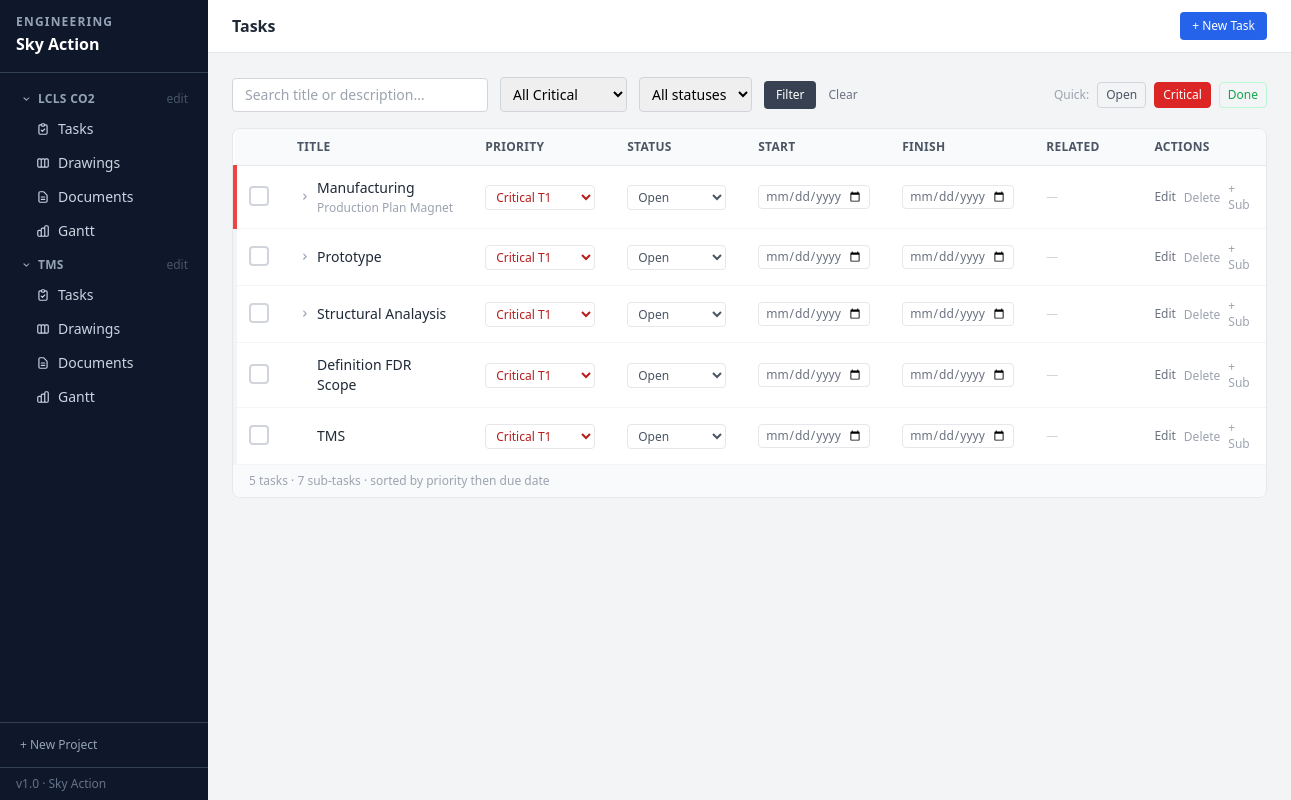
/tasks?priority=Critical, run on an earlier commit of the app's database.
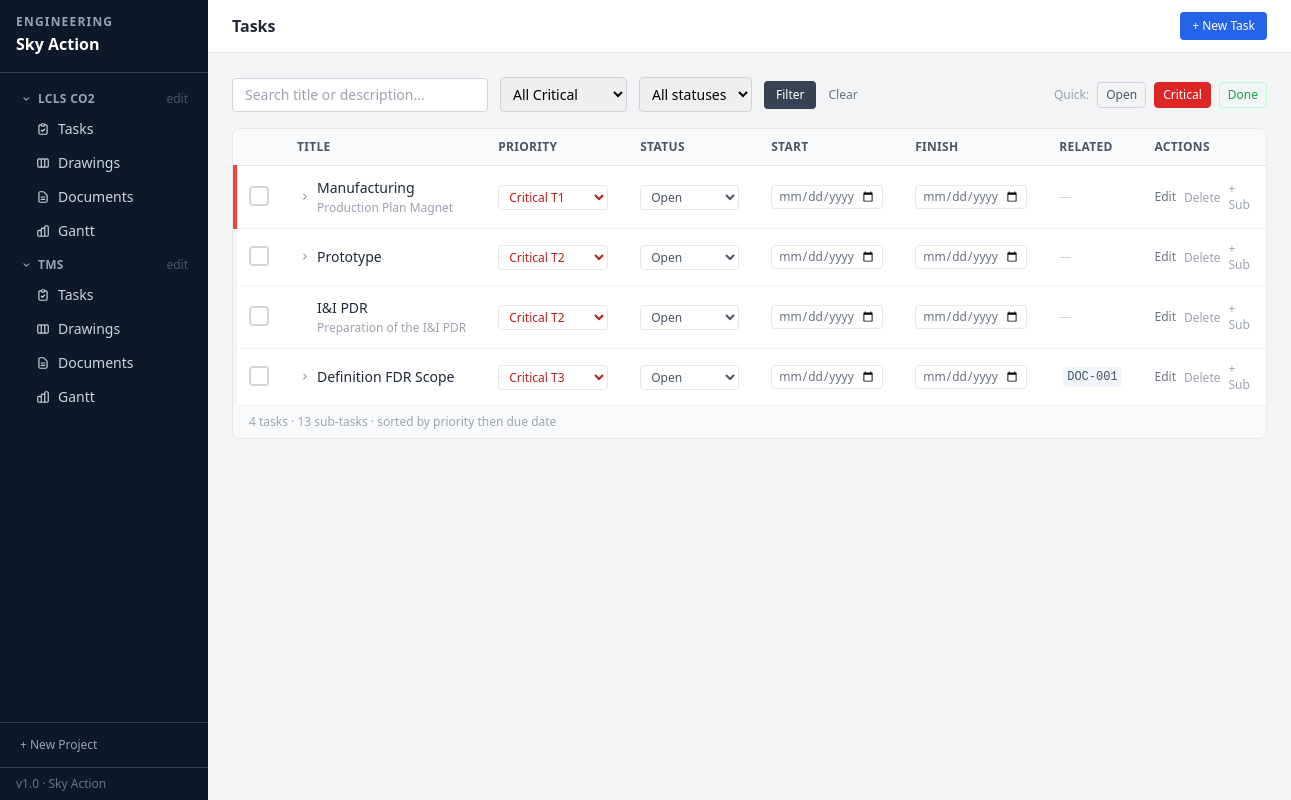
And on a later commit of the database.
### tables this page shows
CREATE TABLE projects (
    id          INTEGER PRIMARY KEY AUTOINCREMENT,
    name        TEXT NOT NULL,
    description TEXT DEFAULT '',
    status      TEXT NOT NULL DEFAULT 'Active',
    created_at  TEXT NOT NULL DEFAULT (datetime('now','localtime')),
    updated_at  TEXT NOT NULL DEFAULT (datetime('now','localtime'))
);

CREATE TABLE tasks (
    id          INTEGER PRIMARY KEY AUTOINCREMENT,
    title       TEXT NOT NULL,
    description TEXT DEFAULT '',
    priority    TEXT NOT NULL DEFAULT 'Medium',
    status      TEXT NOT NULL DEFAULT 'Open',
    due_date    TEXT,
    drawing_id  INTEGER REFERENCES drawings(id) ON DELETE SET NULL,
    document_id INTEGER REFERENCES documents(id) ON DELETE SET NULL,
    created_at  TEXT NOT NULL DEFAULT (datetime('now','localtime')),
    updated_at  TEXT NOT NULL DEFAULT (datetime('now','localtime'))
, parent_id INTEGER REFERENCES tasks(id) ON DELETE CASCADE, project_id INTEGER REFERENCES projects(id) ON DELETE SET NULL);

CREATE TABLE documents (
    id          INTEGER PRIMARY KEY AUTOINCREMENT,
    number      TEXT UNIQUE NOT NULL,
    title       TEXT NOT NULL,
    doc_type    TEXT NOT NULL DEFAULT 'Technical Note',
    revision    TEXT NOT NULL DEFAULT 'A',
    status      TEXT NOT NULL DEFAULT 'Draft',
    description TEXT DEFAULT '',
    filename    TEXT,
    orig_name   TEXT,
    created_at  TEXT NOT NULL DEFAULT (datetime('now','localtime')),
    updated_at  TEXT NOT NULL DEFAULT (datetime('now','localtime'))
, project_id INTEGER REFERENCES projects(id) ON DELETE SET NULL);

### app.py (the view)
@app.route('/tasks')
def tasks():
    db = get_db()
    q       = request.args.get('q', '').strip()
    pf      = request.args.get('priority', '')
    sf      = request.args.get('status', '')
    pj_name = request.args.get('project_name', '')
    sql = ("SELECT t.*, d.number dwg_no, d.title dwg_title, "
           "doc.number doc_no, doc.title doc_title "
           "FROM tasks t "
           "LEFT JOIN drawings d ON t.drawing_id=d.id "
           "LEFT JOIN documents doc ON t.document_id=doc.id "
           "WHERE t.parent_id IS NULL")
    params, where = [], []
    if pj_name:
        pj_row = db.execute("SELECT id FROM projects WHERE name=?", (pj_name,)).fetchone()
        if pj_row:
            where.append("t.project_id=?"); params.append(pj_row[0])
    if q:
        where.append("(t.title LIKE ? OR t.description LIKE ?)")
        params += [f'%{q}%'] * 2
    if pf:
        if pf in ('Critical', 'High', 'Medium', 'Low'):
            where.append("t.priority LIKE ?"); params.append(f'{pf}%')
        else:
            where.append("t.priority=?"); params.append(pf)
    if sf:
        where.append("t.status=?"); params.append(sf)
    if where:
        sql += " AND " + " AND ".join(where)
    sql += f" ORDER BY {PRI_SORT}, CASE WHEN t.finish_date IS NULL THEN 1 ELSE 0 END, t.finish_date, t.id"
    rows = db.execute(sql, params).fetchall()
    sub_rows = db.execute(
        "SELECT t.*, d.number dwg_no, doc.number doc_no "
        "FROM tasks t "
        "LEFT JOIN drawings d ON t.drawing_id=d.id "
        "LEFT JOIN documents doc ON t.document_id=doc.id "
        f"WHERE t.parent_id IS NOT NULL "
        f"ORDER BY {PRI_SORT}, CASE WHEN t.finish_date IS NULL THEN 1 ELSE 0 END, t.finish_date, t.id"
    ).fetchall()
    from collections import defaultdict
    subtask_map = defaultdict(list)
    for s in sub_rows:
        subtask_map[s['parent_id']].append(s)
    return render_template('tasks.html', tasks=rows, subtask_map=subtask_map,
                           q=q, priority_filter=pf, status_filter=sf, project_filter=pj_name)

### app.py (called while the page is built)
def get_db():
    if 'db' not in g:
        g.db = sqlite3.connect(str(DB_PATH))
        g.db.row_factory = sqlite3.Row
        g.db.execute("PRAGMA foreign_keys = ON")
    return g.db

@app.context_processor
def inject_globals():
    from datetime import date
    projects = get_db().execute("SELECT * FROM projects ORDER BY name").fetchall()
    return {'now': date.today().isoformat(), 'all_projects': projects}

### templates/tasks.html (shortened to what the changed rows need)
{% extends "base.html" %}
{% block header %}Tasks{% endblock %}
{% block content %}
<div class="bg-white rounded-lg border border-gray-200 overflow-hidden">
  {% if tasks %}
  <table class="w-full text-sm">
    <thead>
      <tr class="bg-gray-50 border-b border-gray-200 text-left">
        <th class="px-4 py-2.5 font-semibold text-gray-600 text-xs uppercase tracking-wide w-8"></th>
        <th class="px-4 py-2.5 font-semibold text-gray-600 text-xs uppercase tracking-wide">Title</th>
        <th class="px-4 py-2.5 font-semibold text-gray-600 text-xs uppercase tracking-wide w-32">Priority</th>
        <th class="px-4 py-2.5 font-semibold text-gray-600 text-xs uppercase tracking-wide w-24">Status</th>
        <th class="px-4 py-2.5 font-semibold text-gray-600 text-xs uppercase tracking-wide w-28">Start</th>
        <th class="px-4 py-2.5 font-semibold text-gray-600 text-xs uppercase tracking-wide w-28">Finish</th>
        <th class="px-4 py-2.5 font-semibold text-gray-600 text-xs uppercase tracking-wide w-36">Related</th>
        <th class="px-4 py-2.5 font-semibold text-gray-600 text-xs uppercase tracking-wide w-32">Actions</th>
      </tr>
    </thead>
    <tbody class="divide-y divide-gray-100">
      {% for t in tasks %}
      <tr class="hover:bg-gray-50 transition-colors
                 border-l-4
                 {% if t.status == 'Done' %}opacity-60 border-gray-100
                 {% elif 'Critical' in t.priority %}border-red-500
                 {% elif 'High' in t.priority %}border-orange-400
                 {% elif 'Medium' in t.priority %}border-yellow-400
                 {% else %}border-gray-200{% endif %}">
        <td class="px-3 py-3">
          <form action="{{ url_for('task_status', id=t.id) }}" method="post">
            {% if t.status == 'Done' %}
              <input type="hidden" name="status" value="Open">
              <button type="submit" title="Reopen task"
                      class="w-5 h-5 bg-green-500 border-2 border-green-500 rounded flex items-center justify-center text-white hover:bg-green-600">
                <svg class="w-3 h-3" fill="currentColor" viewBox="0 0 20 20">
                  <path fill-rule="evenodd" d="M16.707 5.293a1 1 0 010 1.414l-8 8a1 1 0 01-1.414 0l-4-4a1 1 0 011.414-1.414L8 12.586l7.293-7.293a1 1 0 011.414 0z" clip-rule="evenodd"/>
                </svg>
              </button>
            {% else %}
              <button type="submit" title="Mark done"
                      class="w-5 h-5 border-2 border-gray-300 rounded hover:border-green-400 hover:bg-green-50 transition-colors">
              </button>
            {% endif %}
          </form>
        </td>
        <td class="px-4 py-3">
          <div class="flex items-center gap-1">
            {% if subtask_map.get(t.id, []) %}
            <button onclick="toggleSubs({{ t.id }}, this)" data-open="0"
                    class="flex-shrink-0 w-4 h-4 flex items-center justify-center text-gray-400 hover:text-gray-600"
                    title="Expand / collapse sub-tasks">
              <svg class="w-3 h-3" style="transform:rotate(0deg);transition:transform 0.15s" fill="currentColor" viewBox="0 0 20 20">
                <path fill-rule="evenodd" d="M7.293 4.707a1 1 0 011.414 0l4 4a1 1 0 010 1.414l-4 4a1 1 0 01-1.414-1.414L10.586 9 7.293 5.707a1 1 0 010-1.414z" clip-rule="evenodd"/>
              </svg>
            </button>
            {% else %}
            <span class="w-4 flex-shrink-0"></span>
            {% endif %}
            <div>
              <a href="{{ url_for('task_edit', id=t.id) }}"
                 class="font-medium {% if t.status == 'Done' %}text-gray-400 line-through{% else %}text-gray-800 hover:text-blue-600{% endif %}">
                {{ t.title }}
              </a>
              {% if t.description %}
                <div class="text-xs text-gray-400 mt-0.5 truncate max-w-sm">{{ t.description }}</div>
              {% endif %}
            </div>
          </div>
        </td>
        <td class="px-4 py-3">
          <form action="{{ url_for('task_priority', id=t.id) }}" method="post">
            <select name="priority" onchange="this.form.submit()"
                    class="text-xs border border-gray-200 rounded px-1.5 py-0.5 bg-white cursor-pointer
                           {% if 'Critical' in t.priority %}text-red-700
                           {% elif 'High' in t.priority %}text-orange-600
                           {% elif 'Medium' in t.priority %}text-blue-700
                           {% else %}text-gray-500{% endif %}">
              {% for level in ['Critical','High','Medium','Low'] %}
                <optgroup label="{{ level }}">
                  {% for n in ['T1','T2','T3'] %}
                    {% set p = level ~ ' ' ~ n %}
                    <option value="{{ p }}" {% if t.priority == p %}selected{% endif %}>{{ p }}</option>
                  {% endfor %}
                </optgroup>
              {% endfor %}
            </select>
          </form>
        </td>
        <td class="px-4 py-3">
          <form action="{{ url_for('task_status', id=t.id) }}" method="post">
            <select name="status" onchange="this.form.submit()"
                    class="text-xs border border-gray-200 rounded px-1.5 py-0.5 bg-white cursor-pointer
                           {% if t.status == 'Done' %}text-green-700{% elif t.status == 'In Progress' %}text-blue-700{% else %}text-gray-600{% endif %}">
              {% for s in ['Open','In Progress','Done'] %}
                <option value="{{ s }}" {% if t.status == s %}selected{% endif %}>{{ s }}</option>
              {% endfor %}
            </select>
          </form>
        </td>
        <td class="px-4 py-3">
          <input type="date" value="{{ t.start_date or '' }}"
                 class="text-xs text-gray-500 border border-gray-200 rounded px-1.5 py-0.5 bg-white w-28
                        focus:outline-none focus:ring-1 focus:ring-blue-400 cursor-pointer"
                 onchange="patchDate({{ t.id }}, 'start_date', this.value)">
        </td>
        <td class="px-4 py-3">
          <input type="date" value="{{ t.finish_date or '' }}"
                 class="text-xs border border-gray-200 rounded px-1.5 py-0.5 bg-white w-28
                        focus:outline-none focus:ring-1 focus:ring-blue-400 cursor-pointer
                        {% if t.finish_date and t.finish_date < now and t.status != 'Done' %}text-red-600 font-semibold{% else %}text-gray-500{% endif %}"
                 onchange="patchDate({{ t.id }}, 'finish_date', this.value, this)">
        </td>
        <td class="px-4 py-3 text-xs">
          {% if t.doc_no %}
            <a href="{{ url_for('document_edit', id=t.document_id) }}"
               class="inline-flex items-center gap-1 text-slate-600 hover:text-blue-600 ml-1">
              <span class="font-mono bg-slate-100 px-1 py-0.5 rounded">{{ t.doc_no }}</span>
            </a>
          {% endif %}
          {% if not t.dwg_no and not t.doc_no %}
            <span class="text-gray-300">—</span>
          {% endif %}
        </td>
        <td class="px-4 py-3">
          <div class="flex items-center gap-2">
            <a href="{{ url_for('task_edit', id=t.id) }}"
               class="text-xs text-gray-500 hover:text-blue-600 font-medium">Edit</a>
            <form action="{{ url_for('task_delete', id=t.id) }}" method="post"
                  onsubmit="return confirm('Delete this task and its sub-tasks?')">
              <button type="submit" class="text-xs text-gray-400 hover:text-red-600 font-medium">Delete</button>
            </form>
            <a href="{{ url_for('task_new', parent_id=t.id) }}"
               class="text-xs text-gray-400 hover:text-blue-600 font-medium" title="Add sub-task">+ Sub</a>
          </div>
        </td>
      </tr>
      {% endfor %}
    </tbody>
  </table>
  <div class="px-4 py-2 border-t border-gray-100 bg-gray-50 text-xs text-gray-400">
    {% set ns = namespace(sub_n=0) %}{% for t in tasks %}{% set ns.sub_n = ns.sub_n + (subtask_map.get(t.id, []) | length) %}{% endfor %}
    {{ tasks | length }} task{% if tasks | length != 1 %}s{% endif %}{% if ns.sub_n %} · {{ ns.sub_n }} sub-task{% if ns.sub_n != 1 %}s{% endif %}{% endif %}
    · sorted by priority then due date
  </div>
  {% endif %}
</div>
{% endblock %}

### templates/base.html (shortened to what the changed rows need)
<!DOCTYPE html>
<html lang="en">
<head>
  <script src="https://cdn.tailwindcss.com"></script>
</head>
<body class="bg-gray-100 min-h-screen flex text-sm">
  <nav class="w-52 bg-slate-900 text-white flex flex-col min-h-screen flex-shrink-0 fixed top-0 left-0 h-full z-10">
    <ul class="flex-1 p-2 space-y-1 mt-1 overflow-y-auto">
      {% for proj in all_projects %}
      {% set active_proj = request.args.get('project_name') == proj.name %}
      <li>
        <button onclick="toggleProj({{ proj.id }}, this)"
                class="w-full flex items-center gap-1.5 px-3 py-1.5 rounded text-xs font-semibold uppercase tracking-wide transition-colors
                       {% if active_proj %}text-white{% else %}text-slate-400 hover:text-white{% endif %}">
          <svg id="chev-{{ proj.id }}" class="w-3 h-3 flex-shrink-0" style="transform:rotate(90deg);transition:transform 0.15s" fill="currentColor" viewBox="0 0 20 20">
            <path fill-rule="evenodd" d="M7.293 4.707a1 1 0 011.414 0l4 4a1 1 0 010 1.414l-4 4a1 1 0 01-1.414-1.414L10.586 9 7.293 5.707a1 1 0 010-1.414z" clip-rule="evenodd"/>
          </svg>
          {{ proj.name }}
          <a href="{{ url_for('project_edit', id=proj.id) }}"
             onclick="event.stopPropagation()"
             class="ml-auto text-slate-600 hover:text-slate-300 text-xs font-normal normal-case tracking-normal">edit</a>
        </button>
        <ul id="proj-{{ proj.id }}" class="ml-4 space-y-0.5 mb-1">
          <li>
            <a href="{{ url_for('tasks', project_name=proj.name) }}"
               class="flex items-center gap-2 px-3 py-1.5 rounded text-sm font-medium transition-colors
                      {% if 'task' in (request.endpoint or '') and active_proj %}bg-slate-600 text-white{% else %}text-slate-300 hover:bg-slate-700 hover:text-white{% endif %}">
              <svg class="w-3.5 h-3.5 flex-shrink-0" fill="none" stroke="currentColor" viewBox="0 0 24 24">
                <path stroke-linecap="round" stroke-linejoin="round" stroke-width="2" d="M9 5H7a2 2 0 00-2 2v12a2 2 0 002 2h10a2 2 0 002-2V7a2 2 0 00-2-2h-2M9 5a2 2 0 002 2h2a2 2 0 002-2M9 5a2 2 0 012-2h2a2 2 0 012 2m-6 9l2 2 4-4"/>
              </svg>
              Tasks
            </a>
          </li>
          <li>
            <a href="{{ url_for('drawings', project_name=proj.name) }}"
               class="flex items-center gap-2 px-3 py-1.5 rounded text-sm font-medium transition-colors
                      {% if 'drawing' in (request.endpoint or '') and active_proj %}bg-slate-600 text-white{% else %}text-slate-300 hover:bg-slate-700 hover:text-white{% endif %}">
              Drawings
            </a>
          </li>
          <li>
            <a href="{{ url_for('documents', project_name=proj.name) }}"
               class="flex items-center gap-2 px-3 py-1.5 rounded text-sm font-medium transition-colors
                      {% if 'document' in (request.endpoint or '') and active_proj %}bg-slate-600 text-white{% else %}text-slate-300 hover:bg-slate-700 hover:text-white{% endif %}">
              <svg class="w-3.5 h-3.5 flex-shrink-0" fill="none" stroke="currentColor" viewBox="0 0 24 24">
                <path stroke-linecap="round" stroke-linejoin="round" stroke-width="2" d="M9 12h6m-6 4h6m2 5H7a2 2 0 01-2-2V5a2 2 0 012-2h5.586a1 1 0 01.707.293l5.414 5.414a1 1 0 01.293.707V19a2 2 0 01-2 2z"/>
              </svg>
              Documents
            </a>
          </li>
          <li>
            <a href="{{ url_for('gantt', project_name=proj.name) }}"
               class="flex items-center gap-2 px-3 py-1.5 rounded text-sm font-medium transition-colors
                      {% if request.endpoint == 'gantt' and active_proj %}bg-slate-600 text-white{% else %}text-slate-300 hover:bg-slate-700 hover:text-white{% endif %}">
              Gantt
            </a>
          </li>
        </ul>
      </li>
      {% else %}
      <li class="px-3 py-2 text-xs text-slate-500 italic">No projects yet.</li>
      {% endfor %}
    </ul>
  </nav>
  <div class="flex-1 flex flex-col min-h-screen ml-52">
    <header class="bg-white border-b border-gray-200 px-6 py-3 flex items-center gap-3 sticky top-0 z-10">
      <h1 class="text-base font-semibold text-gray-800">{% block header %}{% endblock %}</h1>
    </header>
    <main class="flex-1 p-6">
      {% block content %}{% endblock %}
    </main>
  </div>
</body>
</html>

What changed in the data, as far as the page shows it:
no longer on this page (row edited): tasks: title "Structural Analaysis", priority "Critical T1", status "Open"
removed tasks: title "TMS", priority "Critical T1", status "Open"
changed tasks "Prototype": priority "Critical T1" → "Critical T2"
added tasks: title "I&I PDR", description "Preparation of the I&I PDR", priority "Critical T2", status "Open"
changed tasks "Definition FDR Scope": priority "Critical T1" → "Critical T3"; document_id empty → 2 (drawn); doc_no (not shown) → "DOC-001"; no longer shows "—"
Also different on the page:
{{ tasks | length }}: "5" → "4"
{{ ns.sub_n }}: "7" → "13"
